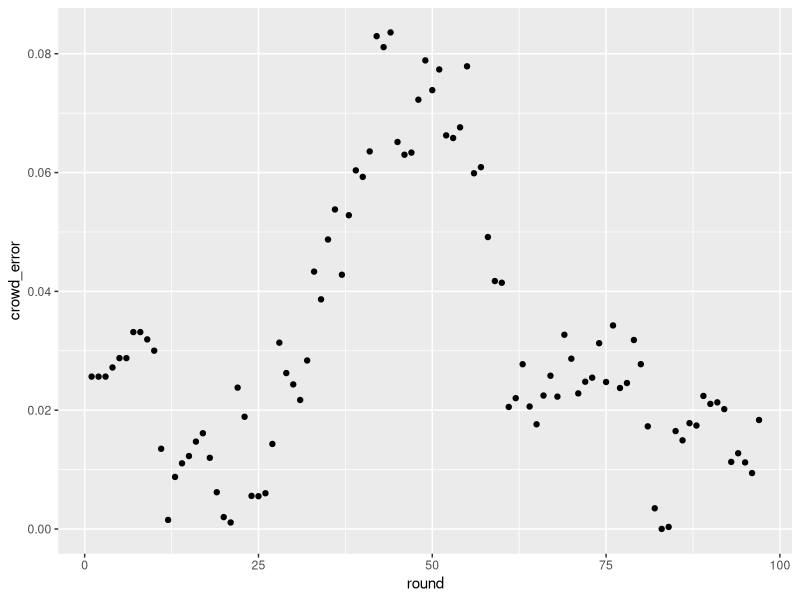
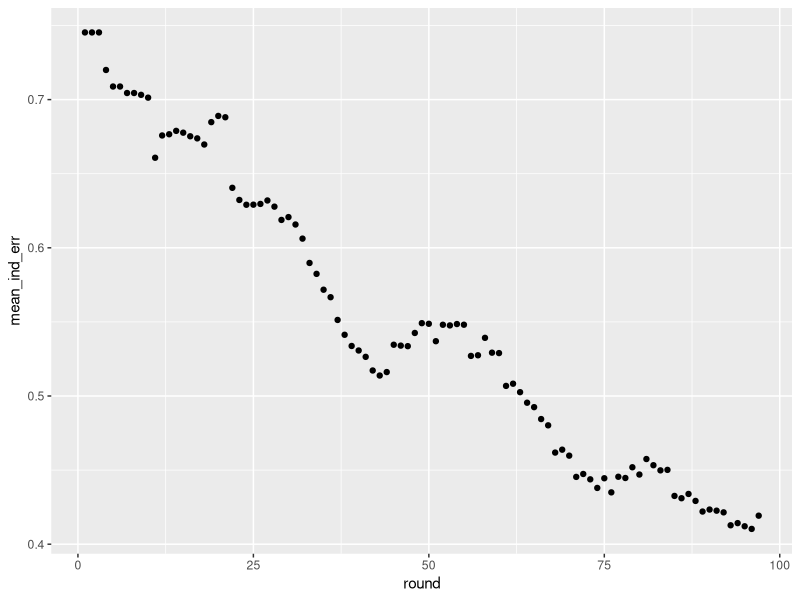
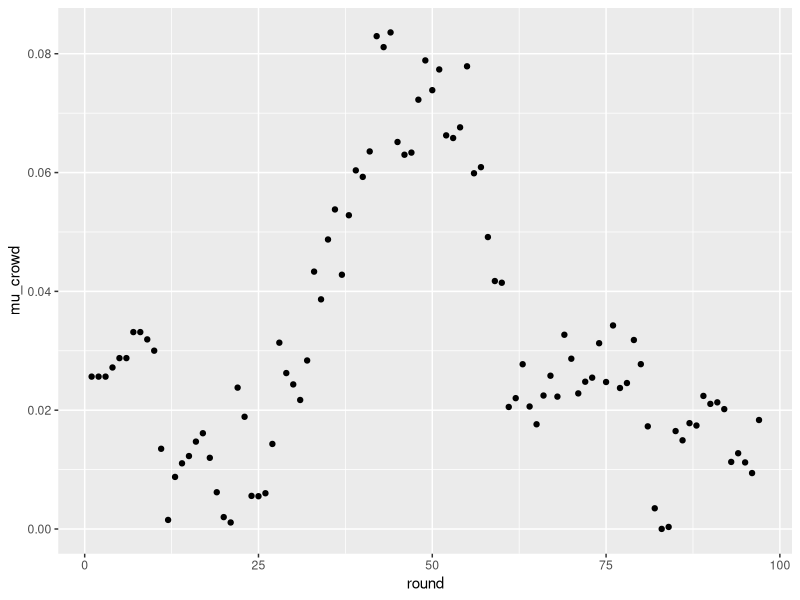
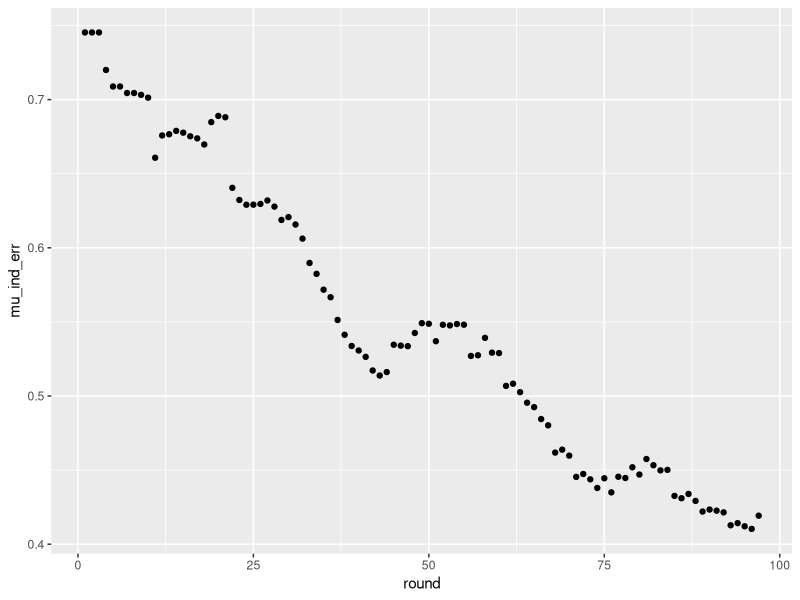
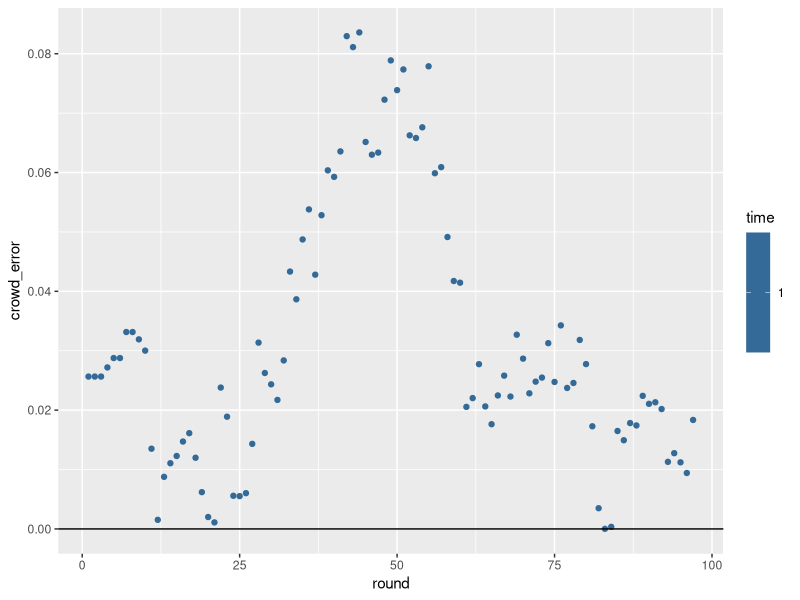
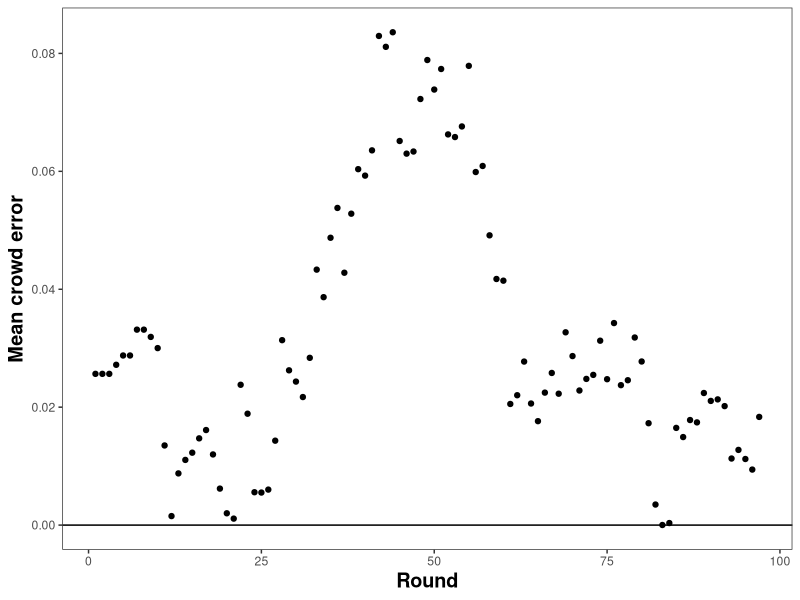
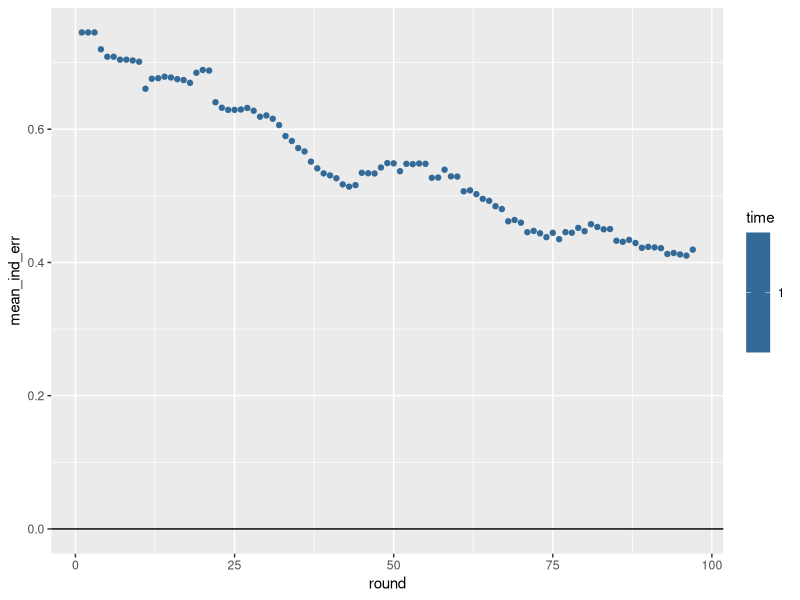
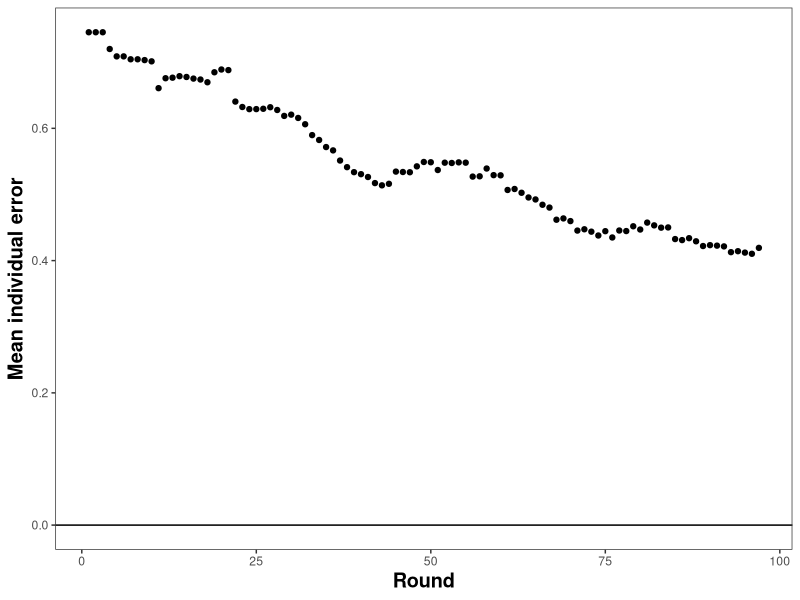

Reproduce these figures in R, in order.
rm(list = ls()) # Remove all the objects we created so far

require(igraph)
require(mvtnorm)
require(dplyr)
require(ggplot2)

master_output = data.frame()

truth = 0
time = 1
for (t in 1:time) {
  
  g=sample_pa(n=50, power=2, m=2, directed=F)
  
  #g = degree.sequence.game(rep(4, 50), method = "simple.no.multiple")
  #plot(g)
  
  V(g)$initial_signal = rnorm(vcount(g), truth, 1)
  V(g)$signals <- sapply(1:vcount(g),function(i)list(rep(NA, vcount(g) - 1)))
  
  for (i in (1:vcount(g))) {
    V(g)$signals[[i]][1] = V(g)$initial_signal[i][1]
  }

  V(g)$belief = sapply(1:vcount(g), function(i)mean(V(g)$signals[[i]], na.rm = T))
  # output = data.frame(
  #   time = t
  #   , round = 0
  #   , mean_belief = mean(V(g)$belief, na.rm = T)
  #   , mean_ind_err = mean(abs(V(g)$belief - truth))
  #   , crowd_error = abs(mean(V(g)$belief, na.rm = T) - truth)
  # )
  
  output = data.frame()
  
  # randomize list of edges to walk through
  list_edges = sample(E(g))
  for (i in 1:length(list_edges)) {
    #e = ends(g, E(g)[i]) # if you don't want random edge order
    e = ends(g, list_edges[i])
    tail_vertex = e[,1]
    head_vertex = e[,2]
    
    tail_signals = V(g)$signals[[tail_vertex]][!is.na(V(g)$signals[[tail_vertex]])]
    head_signals = V(g)$signals[[head_vertex]][!is.na(V(g)$signals[[head_vertex]])]
    
    tail_unique = tail_signals[!tail_signals %in% head_signals]
    head_unique = head_signals[!head_signals %in% tail_signals]
    
    tail_signal = V(g)$signals[[tail_vertex]][1]
    tail_rand_signal = sample(tail_signals, 1)
    tail_uniq_signal = tail_unique[1]
    
    head_signal = V(g)$signals[[head_vertex]][1]
    head_rand_signal = sample(head_signals, 1)
    head_uniq_signal = head_unique[1]
    
    i_tail = vcount(g) - sum(is.na(V(g)$signals[[tail_vertex]]))
    V(g)$signals[[tail_vertex]][i_tail] = head_uniq_signal
    i_head = vcount(g) - sum(is.na(V(g)$signals[[head_vertex]]))
    V(g)$signals[[head_vertex]][i_head] = tail_uniq_signal
    
    V(g)$belief = sapply(1:vcount(g), function(i)mean(V(g)$signals[[i]], na.rm = T))
    
    output_row = data.frame(
      time = t
      , round = i
      , mean_belief = mean(V(g)$belief, na.rm = T)
      , mean_ind_err = mean(abs(V(g)$belief - truth))
      , crowd_error = abs(mean(V(g)$belief, na.rm = T) - truth)
    )
  
    output = rbind(output, output_row)
  
  }
  
  print(t)
  master_output = rbind(master_output, output)
  
}


output %>%
  ggplot(
    aes(x=round, y=crowd_error)) + geom_point()

output %>%
  ggplot(
    aes(x=round, y=mean_ind_err)) + geom_point()

master_output

mu_output = master_output %>%
  group_by(round) %>%
  summarise(
    mu_belief = mean(mean_belief)
    , mu_ind_err = mean(mean_ind_err)
    , mu_crowd = mean(crowd_error)
  )

### convenient for plotting
nice_theme = function() {
  theme_test() +
    theme(strip.background=element_blank()
          , strip.text=element_text(face="bold", size=rel(1.1))
          , axis.title = element_text(face="bold", size=rel(1.3))
          , plot.title = element_text(face="bold", size=rel(1.5))
          , plot.subtitle = element_text(face = "italic", size=rel(1.2))
    )
}


mu_output %>%
  ggplot(
    aes(x=round, y=mu_crowd)) + geom_point()


mu_output %>%
  ggplot(
    aes(x=round, y=mu_ind_err)) + geom_point()

master_output %>%
  ggplot(
    aes(x=round, y=crowd_error, color=time)) + geom_point() + 
  geom_hline(yintercept = 0)

master_output %>%
  ggplot(
    aes(x=round, y=crowd_error)) + stat_summary(fun.y="mean", geom="point")+
  geom_hline(yintercept = 0) +
  labs(x="Round", 
       y="Mean crowd error") +
  nice_theme()

master_output %>%
  ggplot(
    aes(x=round, y=mean_ind_err, color=time)) + geom_point() + 
  geom_hline(yintercept = 0)

master_output %>%
  ggplot(
    aes(x=round, y=mean_ind_err)) + stat_summary(fun.y="mean", geom="point") + 
    geom_hline(yintercept = 0) +
  labs(x="Round", 
       y="Mean individual error") +
  nice_theme()



